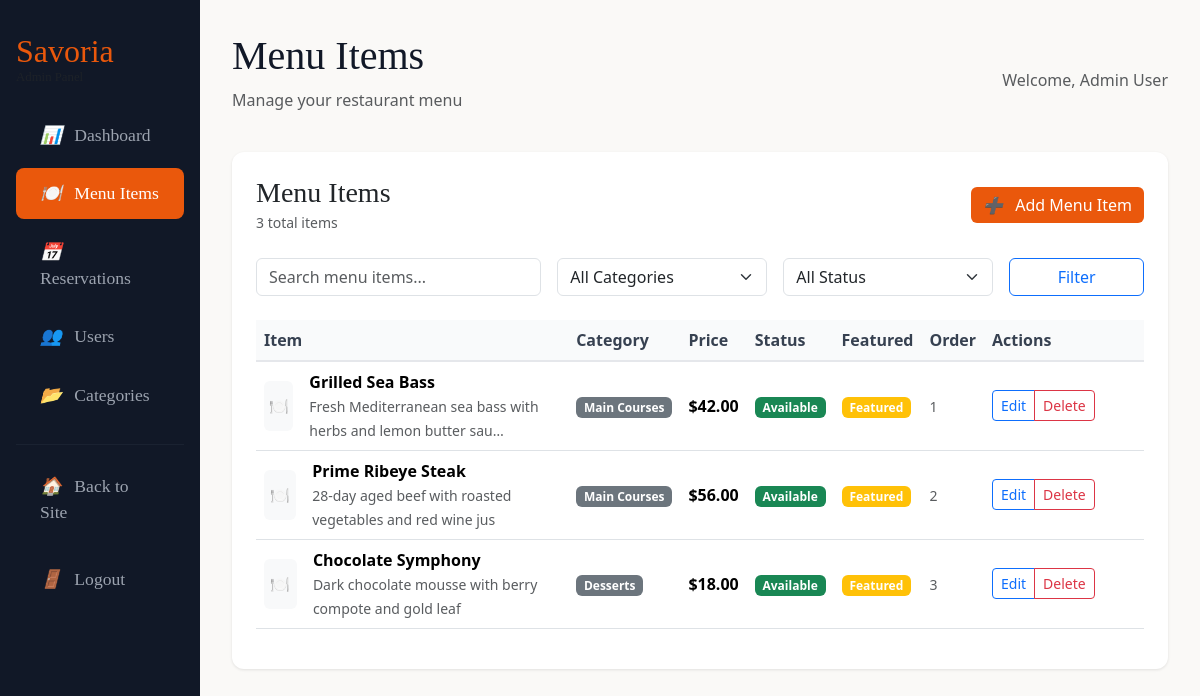
The app's page /admin/menu-list.php (signed in) with its own data.
### tables this page shows
CREATE TABLE users (
    id INT AUTO_INCREMENT PRIMARY KEY,
    name VARCHAR(100) NOT NULL,
    email VARCHAR(150) UNIQUE NOT NULL,
    password_hash VARCHAR(255) NOT NULL,
    role ENUM('admin', 'user') DEFAULT 'user',
    phone VARCHAR(20),
    last_login TIMESTAMP NULL,
    created_at TIMESTAMP DEFAULT CURRENT_TIMESTAMP,
    updated_at TIMESTAMP DEFAULT CURRENT_TIMESTAMP ON UPDATE CURRENT_TIMESTAMP,
    INDEX idx_email (email),
    INDEX idx_role (role)
);

CREATE TABLE menu_items (
    id INT AUTO_INCREMENT PRIMARY KEY,
    category_id INT,
    name VARCHAR(150) NOT NULL,
    description TEXT,
    price DECIMAL(10, 2) NOT NULL,
    image_url VARCHAR(255),
    is_available BOOLEAN DEFAULT TRUE,
    is_featured BOOLEAN DEFAULT FALSE,
    display_order INT DEFAULT 0,
    created_at TIMESTAMP DEFAULT CURRENT_TIMESTAMP,
    updated_at TIMESTAMP DEFAULT CURRENT_TIMESTAMP ON UPDATE CURRENT_TIMESTAMP,
    FOREIGN KEY (category_id) REFERENCES categories(id) ON DELETE SET NULL,
    INDEX idx_category (category_id),
    INDEX idx_available (is_available),
    INDEX idx_featured (is_featured),
    INDEX idx_display_order (display_order)
);

CREATE TABLE categories (
    id INT AUTO_INCREMENT PRIMARY KEY,
    name VARCHAR(100) NOT NULL,
    description TEXT,
    display_order INT DEFAULT 0,
    is_active BOOLEAN DEFAULT TRUE,
    created_at TIMESTAMP DEFAULT CURRENT_TIMESTAMP,
    updated_at TIMESTAMP DEFAULT CURRENT_TIMESTAMP ON UPDATE CURRENT_TIMESTAMP,
    INDEX idx_active_order (is_active, display_order)
);

### includes/auth.php (called while the page is built, shortened)
<?php
require_once __DIR__ . '/db.php';
function is_logged_in() {
    return isset($_SESSION['user_id']) && !empty($_SESSION['user_id']);
}
function current_user() {
    static $user = null;
    if ($user === null) {
        $user = db_fetch_one(
            "SELECT id, name, email, role, created_at FROM users WHERE id = ?",
            [$_SESSION['user_id']],
            'i'
        );
    }
    return $user;
}
function require_role($required_role) {
    $user = current_user();
}
?>

### includes/db.php (called while the page is built, shortened)
<?php
class Database {
    private static $instance = null;
    private $connection;
    private function __construct() {
        try {
            $this->connection = new mysqli(DB_HOST, DB_USER, DB_PASS, DB_NAME);
            $this->connection->set_charset("utf8mb4");
        } catch (Exception $e) {
            if (DEBUG_MODE) {
                die("Database connection error: " . $e->getMessage());
            } else {
                die("Database connection error. Please try again later.");
            }
        }
    }
    public static function getInstance() {
        if (self::$instance === null) {
            self::$instance = new Database();
        }
        return self::$instance;
    }
    public function query($sql, $params = [], $types = '') {
        $stmt = $this->connection->prepare($sql);
        if (!empty($params)) {
            $stmt->bind_param($types, ...$params);
        }
        if (!$stmt->execute()) {
            if (DEBUG_MODE) {
                throw new Exception("Execute failed: " . $stmt->error);
            } else {
                throw new Exception("Database operation failed");
            }
        }
        return $stmt;
    }
    public function fetchOne($sql, $params = [], $types = '') {
        $stmt = $this->query($sql, $params, $types);
        $result = $stmt->get_result();
        return $result->fetch_assoc();
    }
    public function fetchAll($sql, $params = [], $types = '') {
        $stmt = $this->query($sql, $params, $types);
        $result = $stmt->get_result();
        return $result->fetch_all(MYSQLI_ASSOC);
    }
}
function db() {
    return Database::getInstance();
}
function db_fetch_one($sql, $params = [], $types = '') {
    return db()->fetchOne($sql, $params, $types);
}
function db_fetch_all($sql, $params = [], $types = '') {
    return db()->fetchAll($sql, $params, $types);
}
?>

### includes/validation.php (called while the page is built, shortened)
<?php
if (! function_exists('sanitize_input')) {
    function sanitize_input($data)
    {
        $data = trim($data);
        $data = stripslashes($data);
        $data = htmlspecialchars($data, ENT_QUOTES, 'UTF-8');
        return $data;
    }
}

### admin/menu-list.php (the view, shortened to what this page needs)
<?php
    require_once __DIR__ . '/../includes/auth.php';
    require_once __DIR__ . '/../includes/validation.php';
    require_role('admin');
    $page_title    = 'Menu Items';
    $page_subtitle = 'Manage your restaurant menu';
    $current_page  = 'menu';
    $page            = max(1, (int) ($_GET['page'] ?? 1));
    $search          = sanitize_input($_GET['search'] ?? '');
    $limit           = ITEMS_PER_PAGE;
    $offset          = ($page - 1) * $limit;
    $where_conditions = [];
    $params           = [];
    $types            = '';
    $where_clause = $where_conditions ? 'WHERE ' . implode(' AND ', $where_conditions) : '';
    $count_sql   = "SELECT COUNT(*) as total FROM menu_items m $where_clause";
    $total_items = db_fetch_one($count_sql, $params, $types)['total'];
    $sql = "SELECT m.*, c.name as category_name
        FROM menu_items m
        LEFT JOIN categories c ON m.category_id = c.id
        $where_clause
        ORDER BY m.display_order ASC, m.created_at DESC
        LIMIT ? OFFSET ?";
    $params[] = $limit;
    $params[] = $offset;
    $types .= 'ii';
    $menu_items = db_fetch_all($sql, $params, $types);
    include 'shared/header.php';
?>
<div class="admin-card">
    <div class="d-flex justify-content-between align-items-center mb-4">
        <div>
            <h3 class="mb-0" style="font-family: 'Cormorant Garamond', serif;">Menu Items</h3>
            <small class="text-muted"><?php echo number_format($total_items) ?> total items</small>
        </div>
        <a href="menu-create.php" class="btn btn-primary">
            <i class="me-2">➕</i> Add Menu Item
        </a>
    </div>
    <form method="GET" class="row g-3 mb-4">
        <div class="col-md-4">
            <input type="text" name="search" class="form-control" placeholder="Search menu items..."
                   value="<?php echo htmlspecialchars($search) ?>">
        </div>
        <div class="col-md-3">
            <select name="category" class="form-select">
                <option value="">All Categories</option>
            </select>
        </div>
        <div class="col-md-3">
            <select name="status" class="form-select">
                <option value="">All Status</option>
            </select>
        </div>
        <div class="col-md-2">
            <button type="submit" class="btn btn-outline-primary w-100">Filter</button>
        </div>
    </form>
    <?php if (empty($menu_items)): ?>
        <div class="text-center py-5">
            <p class="text-muted">No menu items found.</p>
            <a href="menu-create.php" class="btn btn-primary">Add Your First Menu Item</a>
        </div>
    <?php else: ?>
        <div class="table-responsive">
            <table class="table table-hover align-middle">
                <thead>
                    <tr>
                        <th>Item</th>
                        <th>Category</th>
                        <th>Price</th>
                        <th>Status</th>
                        <th>Featured</th>
                        <th>Order</th>
                        <th style="width: 160px;">Actions</th>
                    </tr>
                </thead>
                <tbody>
                <?php foreach ($menu_items as $item): ?>
                    <tr>
                        <td>
                            <div class="d-flex align-items-center">
                                <?php if ($item['image_url']): ?>
                                   <img src="<?php echo '../' . htmlspecialchars($item['image_url']); ?>"
         alt="<?php echo htmlspecialchars($item['name']); ?>"
                                         class="rounded me-3" style="width:50px;height:50px;object-fit:cover;">
                                <?php else: ?>
                                    <div class="bg-light rounded me-3 d-flex align-items-center justify-content-center"
                                         style="width:50px;height:50px;">🍽️</div>
                                <?php endif; ?>
                                <div>
                                    <strong><?php echo htmlspecialchars($item['name']) ?></strong>
                                    <?php if ($item['description']): ?>
                                        <br><small class="text-muted"><?php echo htmlspecialchars(mb_substr($item['description'], 0, 60)) ?><?php echo mb_strlen($item['description']) > 60 ? '…' : '' ?></small>
                                    <?php endif; ?>
                                </div>
                            </div>
                        </td>
                        <td>
                            <?php echo $item['category_name']
                                ? '<span class="badge bg-secondary">' . htmlspecialchars($item['category_name']) . '</span>'
                            : '<span class="text-muted">No Category</span>' ?>
                        </td>
                        <td><strong>$<?php echo number_format((float) $item['price'], 2) ?></strong></td>
                        <td>
                            <span class="badge bg-<?php echo $item['is_available'] ? 'success' : 'danger' ?>">
                                <?php echo $item['is_available'] ? 'Available' : 'Unavailable' ?>
                            </span>
                        </td>
                        <td><?php echo $item['is_featured'] ? '<span class="badge bg-warning">Featured</span>' : '' ?></td>
                        <td><small class="text-muted"><?php echo (int) $item['display_order'] ?></small></td>
                        <td>
                            <div class="btn-group btn-group-sm">
                                <a href="menu-edit.php?id=<?php echo (int) $item['id'] ?>" class="btn btn-outline-primary">Edit</a>
                                <button type="button" class="btn btn-outline-danger"
                                        onclick="confirmDelete(<?php echo (int) $item['id'] ?>, '<?php echo htmlspecialchars($item['name'], ENT_QUOTES) ?>')">
                                    Delete
                                </button>
                            </div>
                        </td>
                    </tr>
                <?php endforeach; ?>
                </tbody>
            </table>
        </div>
<?php endif; ?>
</div>
<?php include 'shared/footer.php'; ?>

### admin/shared/header.php (shortened to what this page needs)
<?php
    $user = current_user();
?>
<!DOCTYPE html>
<html lang="en">
<head>
    <link href="https://cdn.jsdelivr.net/npm/bootstrap@5.3.3/dist/css/bootstrap.min.css" rel="stylesheet">
    <link rel="stylesheet" href="../css/main.css">
</head>
<body>
    <div class="container-fluid p-0">
        <div class="row g-0">
            <div class="col-md-3 col-lg-2 admin-sidebar">
                <div class="px-3">
                    <h2 class="text-white mb-4" style="font-family: 'Cormorant Garamond', serif;">
                        <a href="../index.php" style="color: #ea580c; text-decoration: none;">Savoria</a>
                        <small class="d-block text-muted" style="font-size: 0.8rem;">Admin Panel</small>
                    </h2>
                    <nav class="nav flex-column">
                        <a href="index.php" class="admin-nav-link                                                                  <?php echo($current_page ?? '') === 'dashboard' ? 'active' : '' ?>">
                            <i class="me-2">📊</i> Dashboard
                        </a>
                        <a href="menu-list.php" class="admin-nav-link                                                                      <?php echo($current_page ?? '') === 'menu' ? 'active' : '' ?>">
                            <i class="me-2">🍽️</i> Menu Items
                        </a>
                        <a href="reservation-list.php" class="admin-nav-link                                                                             <?php echo($current_page ?? '') === 'reservations' ? 'active' : '' ?>">
                            <i class="me-2">📅</i> Reservations
                        </a>
                        <a href="user-list.php" class="admin-nav-link                                                                      <?php echo($current_page ?? '') === 'users' ? 'active' : '' ?>">
                            <i class="me-2">👥</i> Users
                        </a>
                        <a href="category-list.php" class="admin-nav-link                                                                          <?php echo($current_page ?? '') === 'categories' ? 'active' : '' ?>">
                            <i class="me-2">📂</i> Categories
                        </a>
                        <hr class="my-3" style="border-color: #374151;">
                        <a href="../index.php" class="admin-nav-link">
                            <i class="me-2">🏠</i> Back to Site
                        </a>
                        <form method="POST" action="../auth/logout.php" class="mt-2">
                            <button type="submit" class="admin-nav-link border-0 bg-transparent w-100 text-start">
                                <i class="me-2">🚪</i> Logout
                            </button>
                        </form>
                    </nav>
                </div>
            </div>
            <div class="col-md-9 col-lg-10 admin-content">
                <div class="d-flex justify-content-between align-items-center mb-4">
                    <div>
                        <h1 style="font-family: 'Cormorant Garamond', serif; color: #111827;">
                            <?php echo $page_title ?? 'Admin Panel' ?>
                        </h1>
                        <?php if (isset($page_subtitle)): ?>
                            <p class="text-muted"><?php echo $page_subtitle ?></p>
                        <?php endif; ?>
                    </div>
                    <div class="text-muted">
                        Welcome,                                 <?php echo htmlspecialchars($user['name']) ?>
                    </div>
                </div>

### css/main.css (style rules this page uses)
.btn-primary { background-color: #ea580c; border: 1px #ea580c; }

### admin/shared/header.php (style rules this page uses)
.admin-sidebar { background-color: #111827; min-height: 100vh; padding-top: 2rem; }
.admin-content { background-color: #faf9f7; min-height: 100vh; padding: 2rem; }
.admin-nav-link { color: #9ca3af; text-decoration: none; padding: 0.75rem 1.5rem; display: block; border-radius: 8px; margin-bottom: 0.5rem; transition: all 0.2s; font-family: "Cormorant Garamond", serif; font-size: 1.1rem; }
.admin-nav-link:hover, .admin-nav-link.active { background-color: #ea580c; color: white; }
.admin-card { background: white; border-radius: 12px; padding: 1.5rem; box-shadow: 0 1px 3px rgba(0, 0, 0, 0.1); }
.table th { background-color: #f9fafb; border-bottom: 2px solid #e5e7eb; font-weight: 600; color: #374151; }
.btn-primary { background-color: #ea580c; border-color: #ea580c; }

### records on screen
users: name "Admin User"
menu_items: name "Grilled Sea Bass", description "Fresh Mediterranean sea bass with herbs and lemon butter sau", category.name "Main Courses", price "42.00", is_available "Available", is_featured "Featured", display_order "1"
menu_items: name "Prime Ribeye Steak", description "28-day aged beef with roasted vegetables and red wine jus", category.name "Main Courses", price "56.00", is_available "Available", is_featured "Featured", display_order "2"
menu_items: name "Chocolate Symphony", description "Dark chocolate mousse with berry compote and gold leaf", category.name "Desserts", price "18.00", is_available "Available", is_featured "Featured", display_order "3"

### other values on screen
$page_title "Menu Items"
$page_subtitle "Manage your restaurant menu"
$total_items "3"
